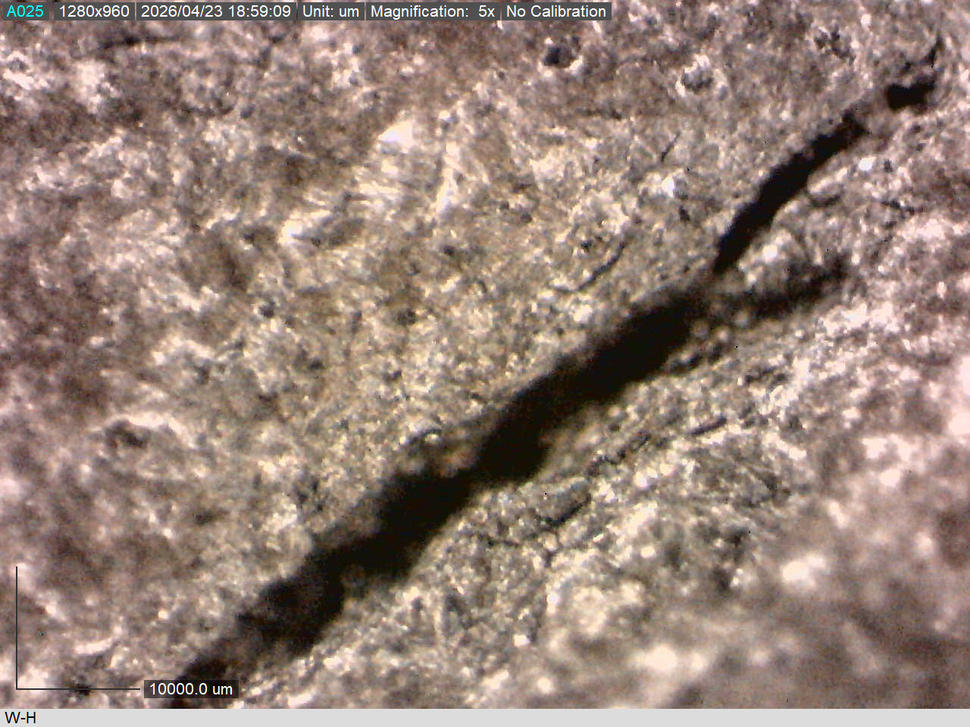
#> input picture images/0098.tif, 970 x 727 px, shrunk from 1280 x 960 before the run, found by its file name
$ python large_matched_filter_ccd.py   (older library calls are emulated)
#> lines starting #> are read from the running program, lines starting #| are printed output that depends on the picture; after the words box and inside, x2 and y2 are one past the last pixel; in counts of white or black regions, pixels touching at a corner belong together; long printed decimals are rounded
import cv2
import numpy as np
import matplotlib.pyplot as plt

image_names = [
    "0098.tif",
    # "0099.tif",
    # "0100.tif",
    # "0101.tif",
    # "0102.tif",
    # "0103.tif",
    # "0104.tif",
    # "0105.tif",
    # "0106.tif",
]


def generate_kernels(
    sigma: float = 2.0, L: int = 9, angle_step: int = 15
) -> list[np.ndarray]:
    """
    Generates zero-mean Gaussian matched filter kernels.
    """
#> called with sigma = 32, L = 72, angle_step = 15
    templates = []

    half_x = int(np.ceil(3 * sigma))
    half_y = int(np.ceil(L / 2))
    grid_size = max(half_x, half_y) + 2

    y, x = np.mgrid[-grid_size : grid_size + 1, -grid_size : grid_size + 1]

    for angle in range(0, 180, angle_step):
        theta = np.deg2rad(angle)

        x_rot = x * np.cos(theta) - y * np.sin(theta)
        y_rot = x * np.sin(theta) + y * np.cos(theta)

        mask = (np.abs(x_rot) <= 3 * sigma) & (np.abs(y_rot) <= L / 2)

        kernel = np.zeros_like(x, dtype=np.float32)
        kernel[mask] = -np.exp(-(x_rot[mask] ** 2) / (2 * sigma**2))

        mean_val = np.mean(kernel[mask])
        kernel[mask] = kernel[mask] - mean_val

        templates.append(kernel)

    return templates


def apply_matched_filter(
    image_path: str, templates: list[np.ndarray], threshold: float = 0.50
):
    """
    Loads image, applies matched filter templates, thresholds result.
    """
#> called with image_path = '0098.tif', threshold = 0.5
    img = cv2.imread(f"images/{image_path}", cv2.IMREAD_GRAYSCALE)
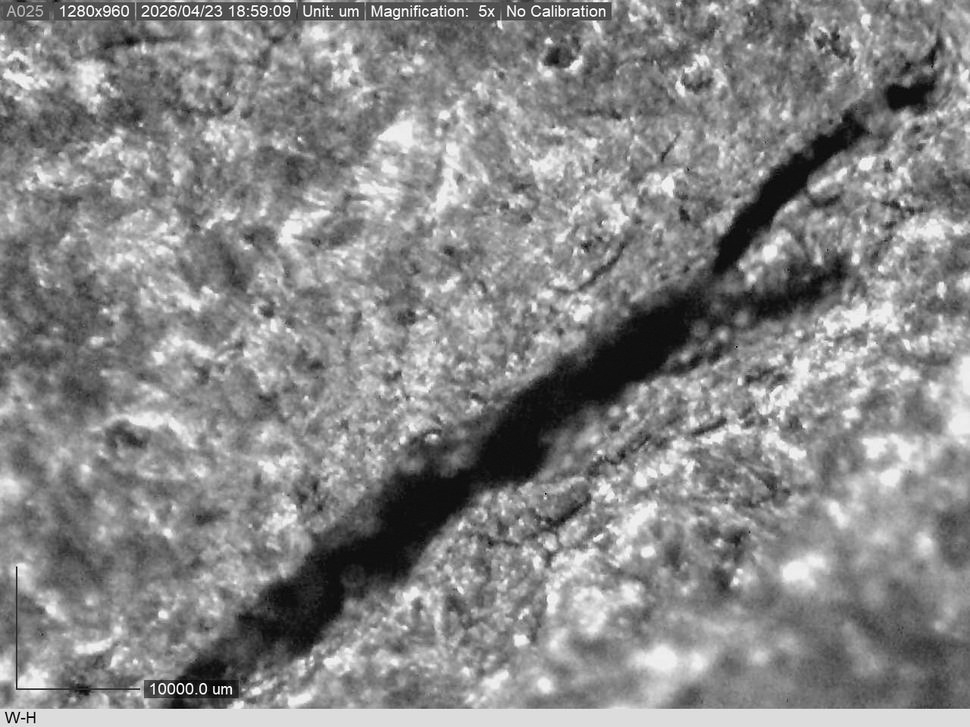
#> img: shape (727, 970); min 0, max 255, mean 134.5
    if img is None:
        print(f"Warning: Could not load {image_path}. Skipping.")
        return None, None

    img_blur = cv2.blur(img, (5, 5)).astype(np.float32)
    max_response = np.zeros_like(img_blur)

    for kernel in templates:
        response = cv2.filter2D(img_blur, cv2.CV_32F, kernel)
        max_response = np.maximum(max_response, response)
#> this loop made 12 passes
#> pass 1, in apply_matched_filter, `response = cv2.filter2D(img_blur, cv2.CV_32F, kernel)`:
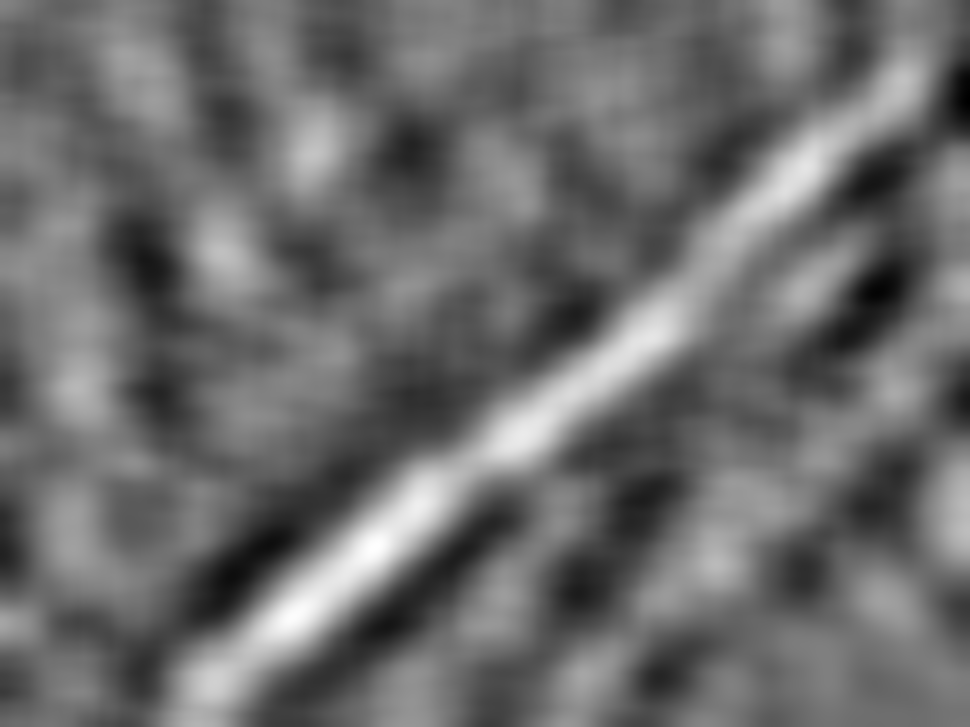
#> response: shape (727, 970) float32; min -146970.2, max 199140.1, mean -10.1; drawn with min black and max white
#> after the loop:
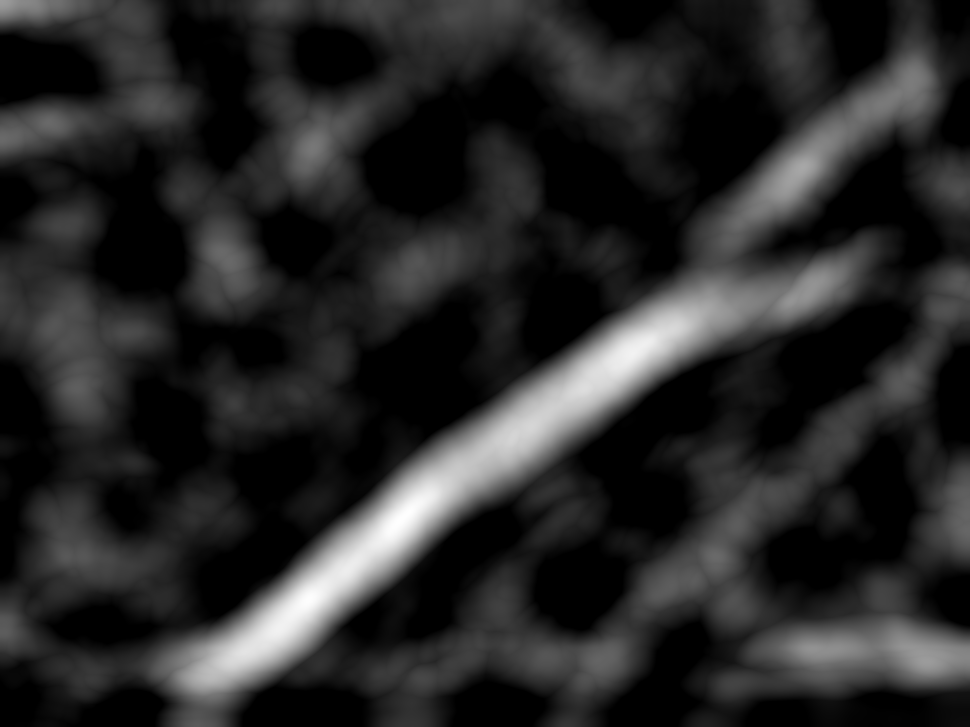
#> max_response: shape (727, 970) float32; min 0, max 274167.8, mean 42719.3; drawn with min black and max white

    dst_array = np.zeros_like(max_response)
    normalized_response = cv2.normalize(
        max_response, dst_array, 0.0, 1.0, cv2.NORM_MINMAX
    )

    _, binary_crack = cv2.threshold(
        normalized_response, threshold, 1.0, cv2.THRESH_BINARY
    )
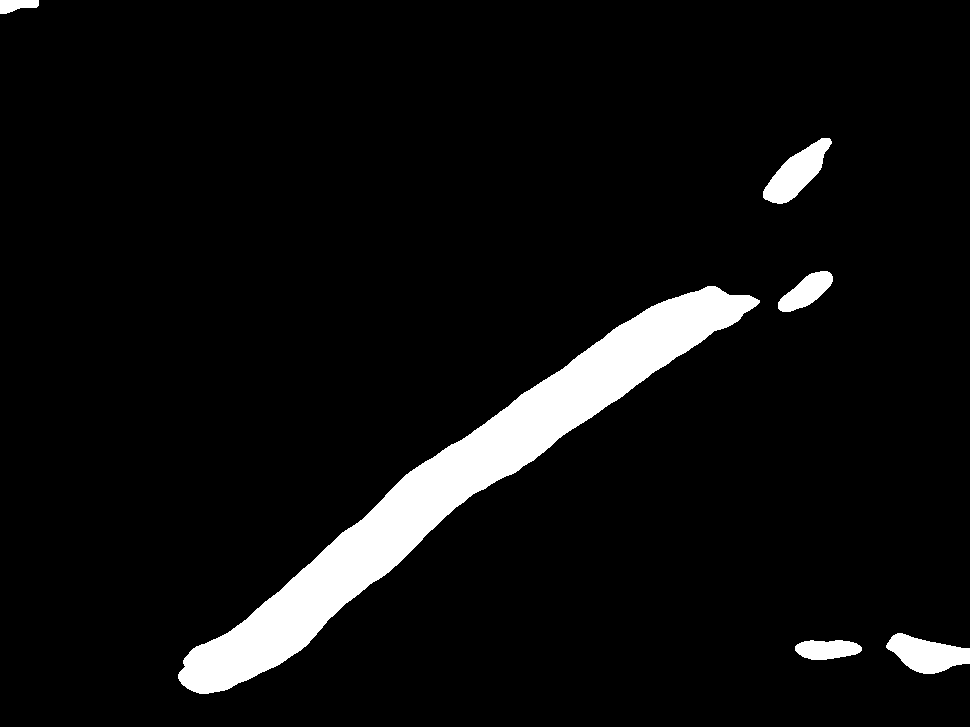
#> binary_crack: shape (727, 970) float32; values 0 (black) and 1 (white), 6.3% white; 6 white regions, box (x1, y1, x2, y2) and area: (178, 286, 760, 694) 37371, (763, 138, 832, 204) 2115, (886, 633, 970, 674) 2111, (778, 271, 833, 312) 1213, (795, 640, 862, 660) 1041, (0, 0, 39, 14) 391

    return (binary_crack * 255).astype(np.uint8), max_response


def ccd(binary_image, min_size=50):
    """
    Remove noise by filtering small connected components.
    """
#> called with min_size = 100
    num_lables, labels = cv2.connectedComponents(binary_image)
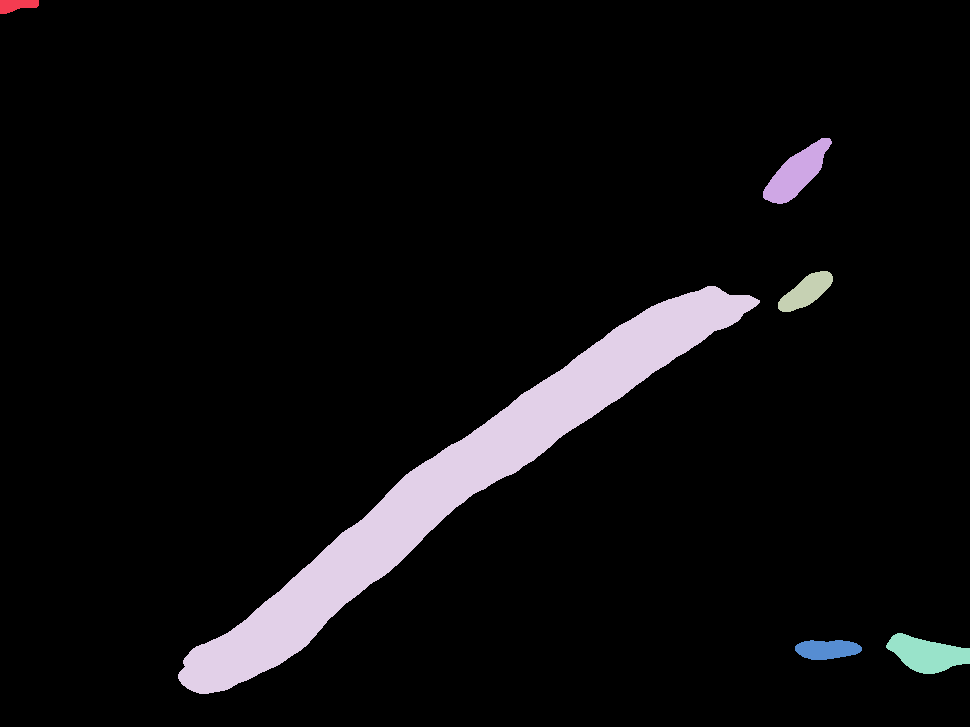
#> labels: shape (727, 970) int32; 7 distinct labels, from 0 to 6; one colour per label, 0 black
#> num_lables = 7

    cleaned = np.zeros_like(binary_image)
    for label in range(1, num_lables):
        component_mask = labels == label
        if np.sum(component_mask) >= min_size:
            cleaned[component_mask] = 255

    return cleaned


def setup_plot(
    image_name: str,
    templates_large: list[np.ndarray],
) -> None:
    """
    Processes the image and plots the original vs both large-crack detection methods.
    """
    result_large_kernel, _ = apply_matched_filter(image_name, templates_large)

    if result_large_kernel is None:
        return

    cleaned = ccd(result_large_kernel, min_size=100)

    if cleaned is None:
        return

    annotated = cv2.imread(
        f"images/annotated/{image_name[: image_name.find('.')]}.png",
        cv2.IMREAD_GRAYSCALE,
    )

    if annotated is not None:
        annotated[annotated != 0] = 255  # set all non-black pixels to white
#> annotated: shape (727, 970); 100% white; black in thin lines or dots, all inside (x1, y1, x2, y2) = (12, 683, 225, 713)
        intersection = cv2.bitwise_and(cleaned, annotated)
        i = cv2.countNonZero(intersection)
#> i = 44239
        union = cv2.bitwise_or(cleaned, annotated)
#> union: shape (727, 970); 100% white; black in thin lines or dots, all inside (x1, y1, x2, y2) = (12, 686, 221, 713)
        u = cv2.countNonZero(union)
#> u = 705186

        print(f"Intersection: {i}")
#| Intersection: 44239
        print(f"Union: {u}")
#| Union: 705186
        print(f"IoU: {i / u}")
#| IoU: 0.06273

    plt.figure(figsize=(15, 5))
    orig = cv2.imread(f"images/{image_name}", cv2.IMREAD_COLOR_RGB)

    assert orig is not None

    orig[cleaned == 255] = [255, 0, 0]  # red
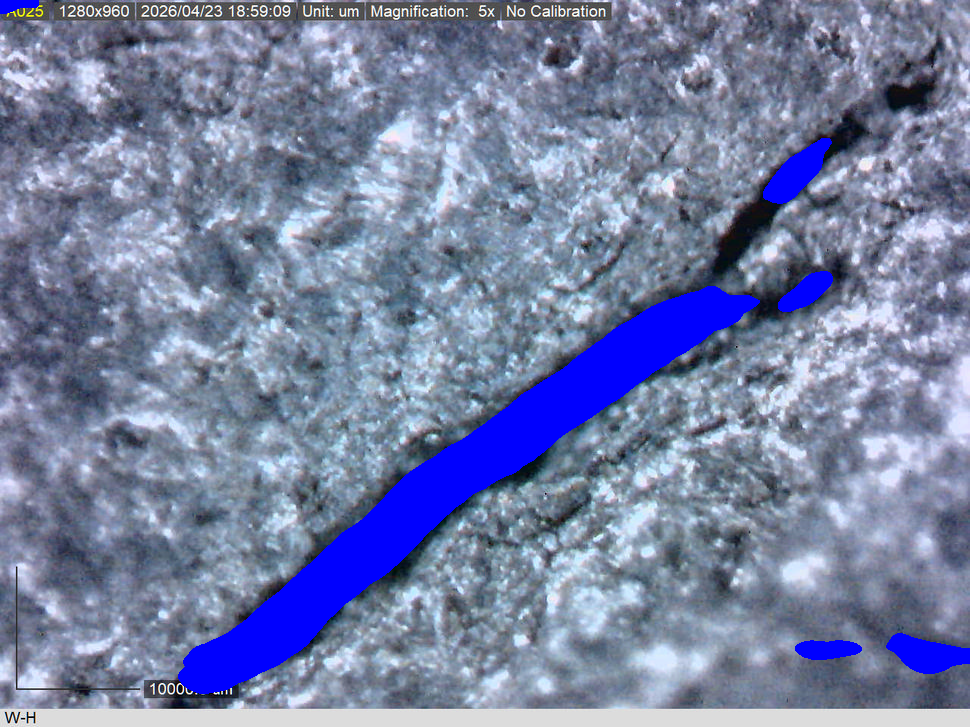
#> orig: shape (727, 970, 3); mean B, G, R 163.2, 127.3, 117.4

    plt.subplot(1, 2, 1)
    plt.title(f"Original: {image_name}")
    plt.imshow(orig, cmap="gray")
    plt.axis("off")

    plt.subplot(1, 2, 2)
    plt.title("Bigger Kernel (sigma=4.0, L=18)")
    plt.imshow(cleaned, cmap="gray")
    plt.axis("off")

    plt.tight_layout()
    plt.savefig(f"figures/matched-filter-ccd/{image_name}_Template.png")
#> figure, not shown here; B, G, R data is drawn as R, G, B


if __name__ == "__main__":
    assert image_names is not None, "image_names is not instantiated."
    assert len(image_names) > 0, "No image names were provided"
    assert len(image_names) <= 10, "Please limit the number of images to 5"

    """
    ==================== CONVOLUTION KERNELS ====================
    """
    # standard templates for downsampled image
    templates = generate_kernels(sigma=32.0, L=72, angle_step=15)

    """
    ==================== EXECUTION ====================
    """
    for filename in image_names:
        setup_plot(filename, templates)

    plt.show()
